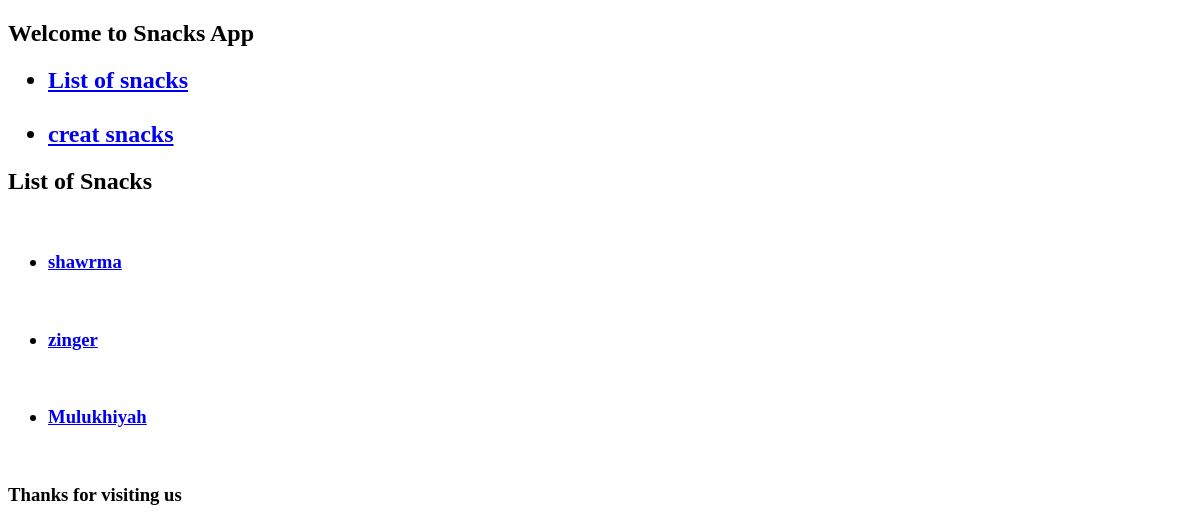
Before: / with the older database file.
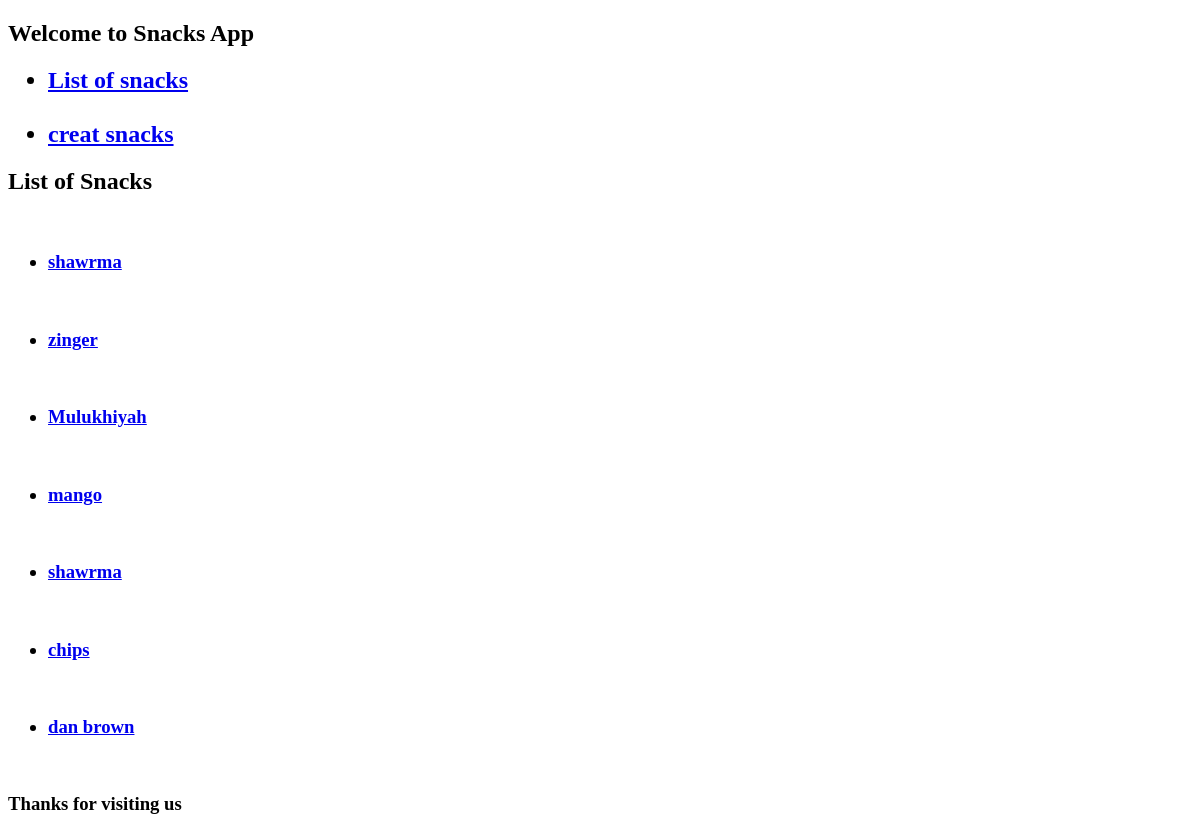
After: the same page with the newer database file.
### snacks/models.py (models this page shows, shortened)
class snacks(models.Model):
    title=models.CharField(max_length=64)
    purchaser=models.ForeignKey('auth.User', on_delete=models.CASCADE, default=1)
    description=models.TextField()

### snacks/views.py (the view)
# urls.py: path('', SnackListView.as_view(),name='snack_list'),
class SnackListView(ListView):
    template_name='snack_list.html'
    model=snacks

### templates/snack_list.html (shortened to what this page needs)
<!DOCTYPE html>
<html lang="en">
<head>
</head>
<body>
    <header>
        <h2>Welcome to Snacks App</h2>
        <nav>
            <ul>
                <h1>
                    <li><a href="{% url 'snack_list' %}">List of snacks</a></li>
                    <br>
                    <li><a href="{% url 'snack_creat' %}">creat snacks</a></li>
                </h1>
            </ul>
        </nav>
    </header>
    <main>
        {% block content %}
        <h2>List of Snacks</h2>
        <ul>
            {% for snacks in object_list %}
            <br>
            <h3>
                <li><a href=" {% url 'snack_view' snacks.pk %}">{{ snacks.title }}</a></li>
            </h3>
            {% endfor %}
        </ul>
        {% endblock content %}
    </main>
    <footer>
        <br>
        <h3>Thanks for visiting us</h3>
    </footer>
</body>
</html>

Changed rows visible on the page:
added snacks: title "mango"
added snacks: title "shawrma"
added snacks: title "chips"
added snacks: title "dan brown"
